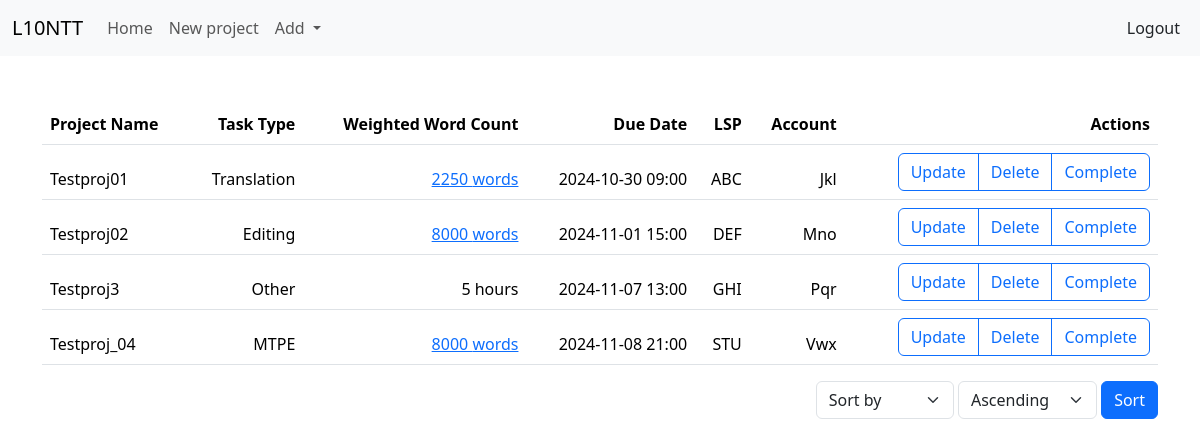
Page / (signed in) on the earlier database version.
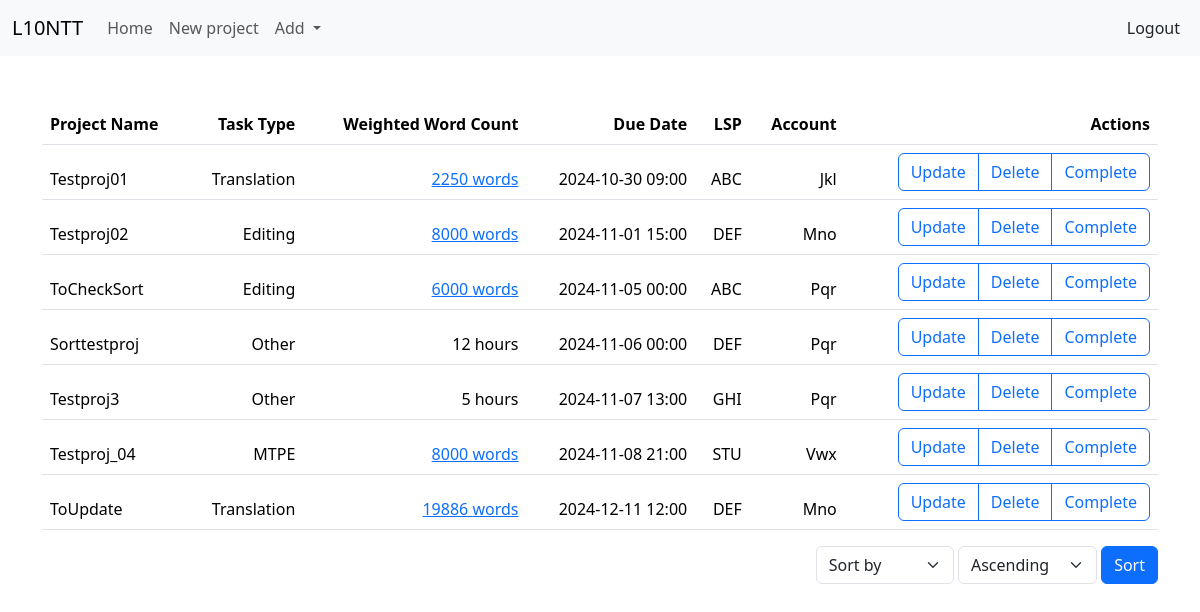
Same page on the later database version.
### tables this page shows
CREATE TABLE projects
(id INTEGER PRIMARY KEY AUTOINCREMENT NOT NULL,
user_id INTEGER,
lsp_name TEXT,
account_name TEXT,
project_name TEXT,
date_time TIMESTAMP,
task_type TEXT,
new_words INTEGER,
high_fuzzy INTEGER,
low_fuzzy INTEGER,
hundred_percent INTEGER,
hourlywork INTEGER,
weighted_words INTEGER,
completed INTEGER NOT NULL,
FOREIGN KEY (user_id) REFERENCES users(id),
FOREIGN KEY (user_id, lsp_name) REFERENCES lsps(user_id, lsp_name),
FOREIGN KEY (user_id, account_name) REFERENCES accounts(user_id, account_name)
);

### app.py (the view)
@app.route("/")
@login_required
def index():
    user_id = session["user_id"]
    projects = db.execute("SELECT * FROM projects WHERE user_id = ?  AND completed = ? ORDER BY date_time", user_id, 'no')
    return render_template("index.html", projects=projects)

### helpers.py (called while the page is built)
def login_required(f):
    @wraps(f)
    def decorated_function(*args, **kwargs):
        if session.get("user_id") is None:
            return redirect("/login")
        return f(*args, **kwargs)
    return decorated_function

### templates/index.html (shortened to what this page needs)
{% extends "layout.html" %}
{% block main %}
<table class="table table-striped">
    <thead>
        <tr>
            <th class="text-start">Project Name</th>
            <th class="text-end">Task Type</th>
            <th class="text-end">Weighted Word Count</th>
            <th class="text-end">Due Date</th>
            <th class="text-end">LSP</th>
            <th class="text-end">Account</th>
            <th class="text-end">Actions</th>
        </tr>
        {% for project in projects %}
        <tr>
            <td class="text-start">{{ project.project_name }}</td>
            <td class="text-end">
                {% if project.task_type == 'mtpe' %}
                    {{ project.task_type | upper }}
                {% else %}
                    {{ project.task_type | capitalize }}
                {% endif %}
        </td>
            <td class="text-end">{% if project.hourlywork != 0 %}
                {{ project.hourlywork }} hours
                {% else %}
                <a data-bs-toggle="collapse" href="#collapse{{ project.id }}Detailed" role="button" aria-expanded="false" aria-controls="collapse{{ project.id }}Detailed">
                    {{ project.weighted_words }} words
                </a>
                {% endif %}
            </td>
            <td class="text-end">{{ project.date_time }}</td>
            <td class="text-end">{{ project.lsp_name }}</td>
            <td class="text-end">{{ project.account_name }}</td>
            <td class="text-end"><div class="btn-group" role="group" aria-label="Actions">
                <button type="button" class="btn btn-outline-primary">Update</button>
                <button type="button" class="btn btn-outline-primary" data-bs-toggle="modal" data-bs-target="#deleteProject{{ project.id }}">Delete</button>
                <button type="button" class="btn btn-outline-primary" data-bs-toggle="modal" data-bs-target="#completeProject{{ project.id }}">Complete</button>
              </div>
            </td>
        </tr>
        {% endfor %}
    </thead>
</table>
<form class="text-end" action="/sort">
    <select class="form-select w-auto d-inline align-middle" name="sort" id="sort">
        <option value="none">Sort by</option>
    </select>
    <select class="form-select w-auto d-inline align-middle" name="direction" id="direction">
        <option value="asc">Ascending</option>
    </select>
    <button type="submit" class="btn btn-primary d-inline align-middle">Sort</button>
</form>
{% endblock %}

### templates/layout.html (shortened to what this page needs)
<!DOCTYPE html>
<html lang="en">
<head>
    <link href="https://cdn.jsdelivr.net/npm/bootstrap@5.3.3/dist/css/bootstrap.min.css" rel="stylesheet">
</head>
<body>
    <nav class="navbar navbar-expand-lg bg-body-tertiary">
        <div class="container-fluid">
          <a class="navbar-brand" href="/">L10NTT</a>
          <div class="collapse navbar-collapse" id="navbarSupportedContent">
            {% if session["user_id"] %}
            <ul class="navbar-nav me-auto mb-2 mb-lg-0">
                <li class="nav-item">
                <a class="nav-link" aria-current="page" href="/">Home</a>
              </li>
              <li class="nav-item">
                <a class="nav-link" href="/add_project">New project</a>
              </li>
              <li class="nav-item dropdown">
                <a class="nav-link dropdown-toggle" href="#" role="button" data-bs-toggle="dropdown" aria-expanded="false">
                  Add
                </a>
              </li>
            </ul>
            <a class="nav-link px-2" href="/logout">Logout</a>
          </div>
        </div>
        {% else %}
        <ul class="navbar-nav ms-auto mb-2 mb-lg-0 px-2">
            <li class="nav-item"><a class="nav-link" href="/register">Register</a></li>
            <li class="nav-item"><a class="nav-link" href="/login">Log In</a></li>
        </ul>
        {% endif %}
    </nav>
    <main class="container py-5 text-center">{% block main %}{% endblock %}</main>
</body>
</html>

Differences in the rows shown:
added projects: project_name "ToCheckSort", task_type "Editing", weighted_words "6000", date_time "2024-11-05 00:00", lsp_name "ABC", account_name "Pqr"
added projects: project_name "Sorttestproj", task_type "Other", hourlywork "12", date_time "2024-11-06 00:00", lsp_name "DEF", account_name "Pqr"
added projects: project_name "ToUpdate", task_type "Translation", weighted_words "19886", date_time "2024-12-11 12:00", lsp_name "DEF", account_name "Mno"
